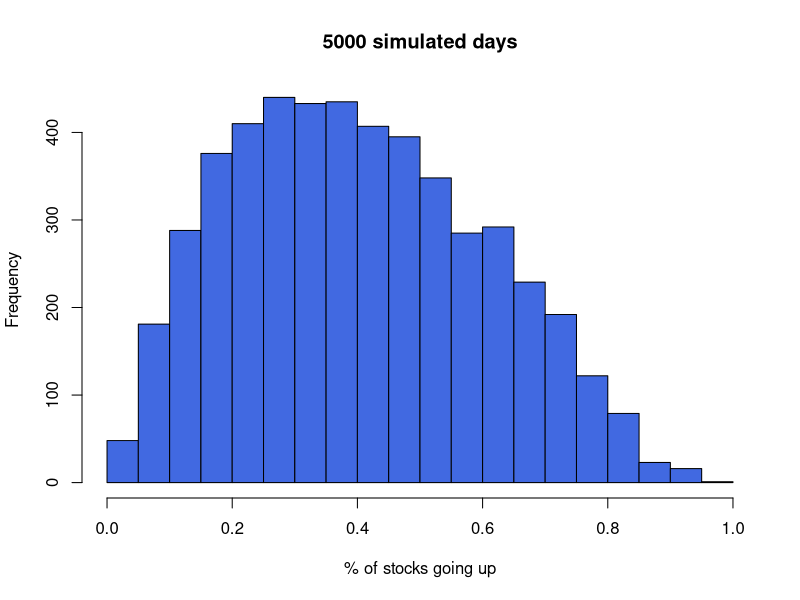
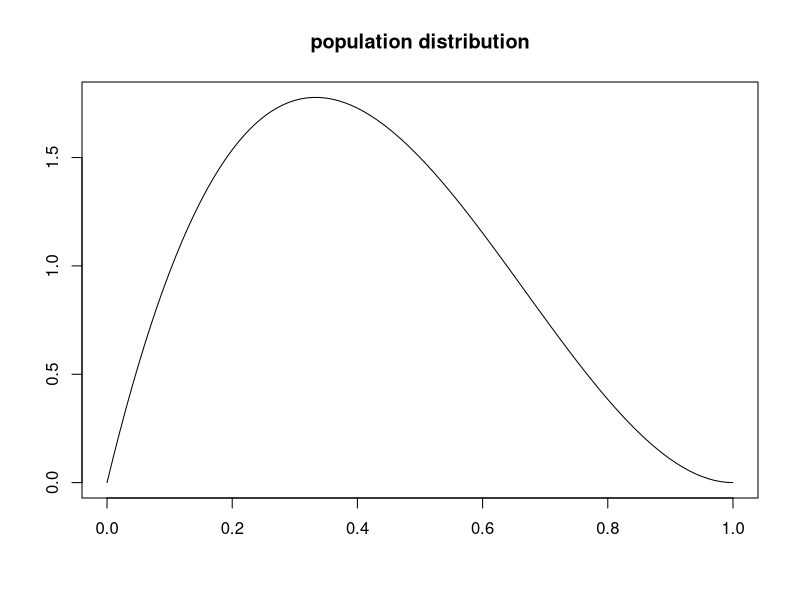
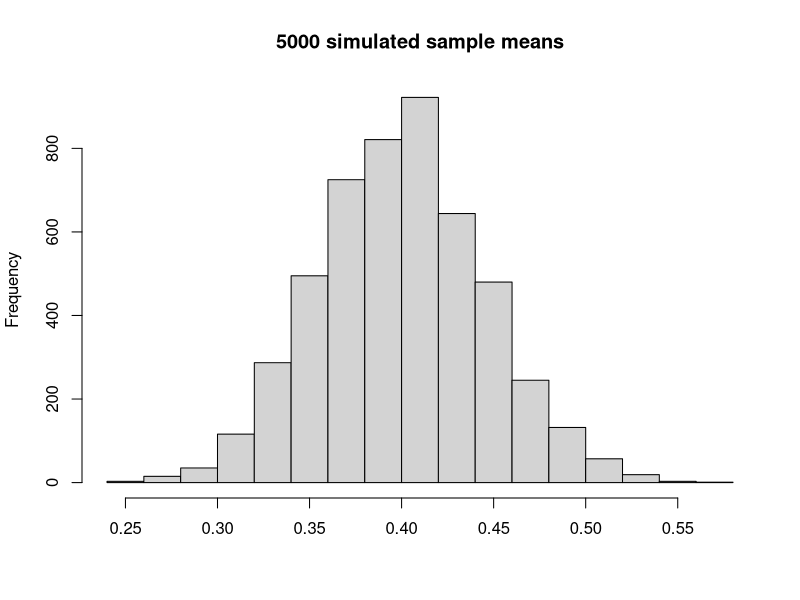

These charts were generated, in order, by the following R code:
## ---- chunk 1
knitr::opts_chunk$set(echo = TRUE)
## ---- chunk 2
mysd=seq(from=0.0001, to=0.002, by=0.0001)
cbind(mysd,
      round(pnorm(1-0.003,mean=1,sd=mysd) + 1-pnorm(1+0.003, mean=1, sd=mysd),3))
## ---- chunk 3
pnorm(10,mean=8,sd=2.2)  #less than 10
1-pnorm(6,mean=8,sd=2.2) #more than 6
pnorm(9,mean=8,sd=2.2) - pnorm(7,mean=8,sd=2.2) #between 7 and 9
## ---- chunk 4
1-pexp(4,rate=1/2)
## ---- chunk 5
mysim=rbeta(5000,shape1=2,shape2=3)
hist(mysim,nclass=20,main='5000 simulated days',
     xlab='% of stocks going up',col='royalblue')
## ---- chunk 6
pbeta(0.05,shape1=2,shape2=3)
1-pbeta(0.75,shape1=2,shape2=3)
pbeta(0.4,shape1=2,shape2=3) - pbeta(0.3,shape1=2,shape2=3)
## ---- chunk 7
nsim=5000
result=rep(NA,nsim)

n=20  #sample size
curve(dbeta(x,shape1=2,shape2=3),
      main='population distribution',
      xlab=NA,
      ylab=NA) #population distribution

for(i in 1:nsim){
  result[i]=mean(rbeta(n=20,shape1=2,shape2=3))
}

hist(result,
     main=paste(nsim,'simulated sample means'),
     xlab=NA)
